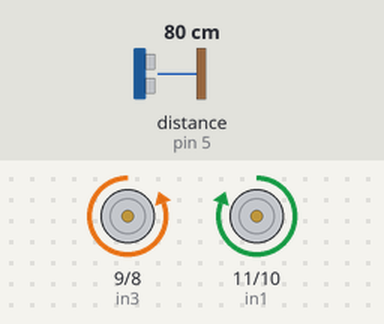
The sketch below on a simulated Arduino Uno, built with avr-gcc and run on an emulated ATmega328P. Shown: motor-driver pin pairs drawn as motors (green arrow = first pin HIGH = forward, orange = second pin HIGH = backward, longer = more drive). Wiring (inferred from the names in the program): ultrasonic range finder: trigger pin 6; echo pin 5. The inputs (shaded band) are chosen by the test bench; at power-on: distance to the obstacle (sensor on pin 5) 80 cm. The echo pulse lasts 58.3 µs per cm; what the sketch prints to the serial monitor is not drawn.

Above: at 0.2 s.
Timing chart, 0 to 1.7 s (numbered marks = the images above):
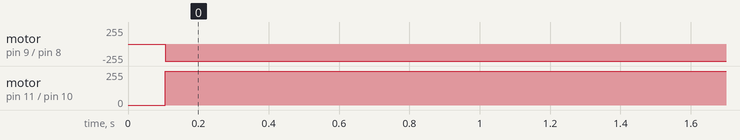

Measured:
- by itself, motor on pin 9 (in3) / pin 8 (in4): stopped → backward 255/255 at 0.11 s
- by itself, motor on pin 11 (in1) / pin 10 (in2): stopped → forward 255/255 at 0.11 s

The sketch:

Araba.ino
```cpp
//in1 sol tekerlekler ileri
const int in1 = 11 ;
//in2 sol tekerlekler geri
const int in2 = 10 ;
//in3 sağ tekerlekler ileri
const int in3 = 9 ;
//in4 sağ tekerlekler geri
const int in4 = 8 ;

const int echo = 5 ;
const int trig = 6 ;

int FLAG = 1;

void setup() {
  pinMode(in1,OUTPUT);
  pinMode(in2,OUTPUT);
  pinMode(in3,OUTPUT);
  pinMode(in4,OUTPUT);
  pinMode(trig,OUTPUT);
  pinMode(echo , INPUT);
  Serial.begin(9600);
  digitalWrite(in1 , LOW);
  digitalWrite(in2  , LOW);
  digitalWrite(in3 , LOW);
  digitalWrite(in4 , LOW);

}

void loop() {
  ileri();
  int uzaklik = mesafeHesapla();
  if(0<uzaklik < 12 ){
    sagaDon();
    return;
  }else{
    FLAG = 1 ;
  }
}

int mesafeHesapla(){

 int mesafe, yanki ;

 digitalWrite(trig, LOW);
 delayMicroseconds(2);

 digitalWrite(trig,HIGH);
 delayMicroseconds(10);

 digitalWrite(trig,LOW);

 yanki = pulseIn(echo , HIGH);
 mesafe = yanki/58.2;
 delay(100);
 Serial.println(mesafe);
 return mesafe;
}

void ileri(){
  if(FLAG == 1 ){
    return ;
  }
  digitalWrite(in1 , LOW);
  digitalWrite(in2  , HIGH);
  digitalWrite(in3 , HIGH);
  digitalWrite(in4 , LOW);
  FLAG = 1 ;
}

void geri(){

  digitalWrite(in1 , HIGH);
  digitalWrite(in2  , LOW);
  digitalWrite(in3 , LOW);
  digitalWrite(in4 , HIGH);
  delay(250);
}

void dur(){
  FLAG = 1 ;
  digitalWrite(in1 , LOW);
  digitalWrite(in2 , LOW);
  digitalWrite(in3 , LOW);
  digitalWrite(in4 , LOW);
  delay(2000);
}

void sagaDon(){
  digitalWrite(in1 , HIGH);
  digitalWrite(in2 , LOW);
  digitalWrite(in3 , LOW);
  digitalWrite(in4 , HIGH);
  delay(5000);
}

void solaDon(){
  digitalWrite(in1 , LOW);
  digitalWrite(in2 , HIGH);
  digitalWrite(in3 , HIGH);
  digitalWrite(in4 , LOW);
  delay(1000);
}
```
